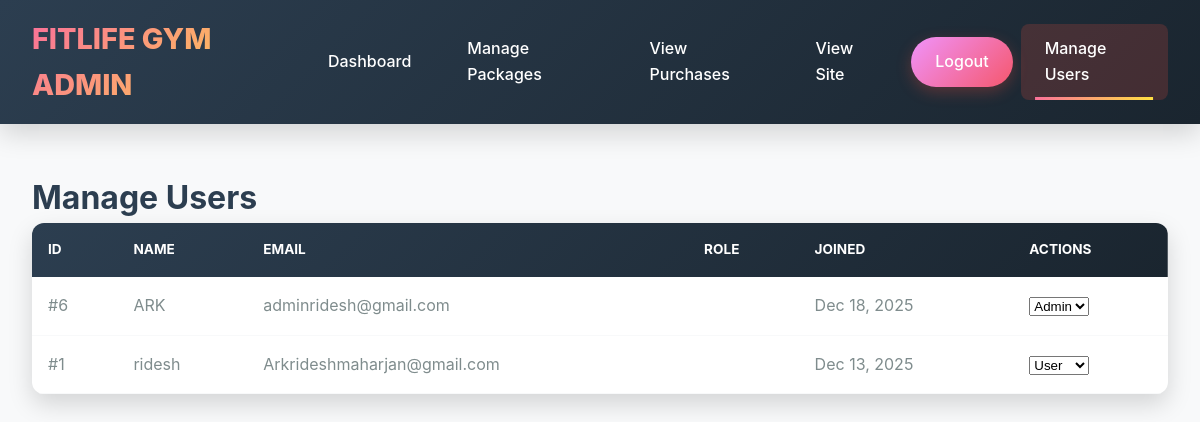
Before: /admin/manage-users.php (signed in) with the older database file.
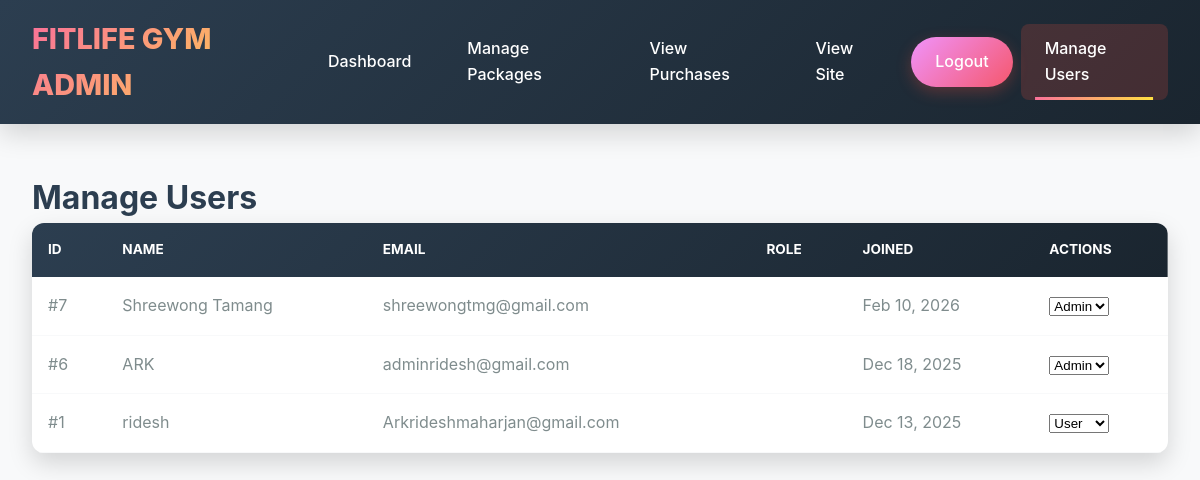
After: the same page with the newer database file.
### tables this page shows
CREATE TABLE `users` (
  `id` int(11) NOT NULL,
  `full_name` varchar(100) NOT NULL,
  `email` varchar(100) NOT NULL,
  `phone` varchar(15) DEFAULT NULL,
  `password` varchar(255) NOT NULL,
  `created_at` timestamp NOT NULL DEFAULT current_timestamp(),
  `role` enum('user','admin') DEFAULT 'user',
  `created_by` int(11) DEFAULT NULL
);

### admin/manage-users.php (the view, shortened to what this page needs)
<?php
require_once '../includes/database.php';
$stmt = $pdo->query("SELECT id, full_name, email, role, created_at FROM users ORDER BY created_at DESC");
$users = $stmt->fetchAll();
?>
<!DOCTYPE html>
<html>
<head>
    <link rel="stylesheet" href="../css/style.css">
</head>
<body>
    <?php include 'admin-nav.php'; ?>
    <div class="manage-container">
        <h1>Manage Users</h1>
        <table class="table">
            <thead>
                <tr>
                    <th>ID</th>
                    <th>Name</th>
                    <th>Email</th>
                    <th>Role</th>
                    <th>Joined</th>
                    <th>Actions</th>
                </tr>
            </thead>
            <tbody>
                <?php foreach ($users as $user): ?>
                <tr>
                    <td>#<?php echo $user['id']; ?></td>
                    <td><?php echo htmlspecialchars($user['full_name']); ?></td>
                    <td><?php echo htmlspecialchars($user['email']); ?></td>
                    <td>
                    </td>
                    <td><?php echo date('M d, Y', strtotime($user['created_at'])); ?></td>
                    <td>
                        <form method="POST" style="display: inline;">
                            <select name="role" onchange="this.form.submit()">
                                <option value="user" <?php echo $user['role'] == 'user' ? 'selected' : ''; ?>>User</option>
                                <option value="admin" <?php echo $user['role'] == 'admin' ? 'selected' : ''; ?>>Admin</option>
                            </select>
                        </form>
                    </td>
                </tr>
                <?php endforeach; ?>
            </tbody>
        </table>
    </div>
</body>
</html>

Changed rows visible on the page:
added users: id "7", full_name "Shreewong Tamang", email "shreewongtmg@gmail.com", created_at "Feb 10, 2026", role "Admin"
